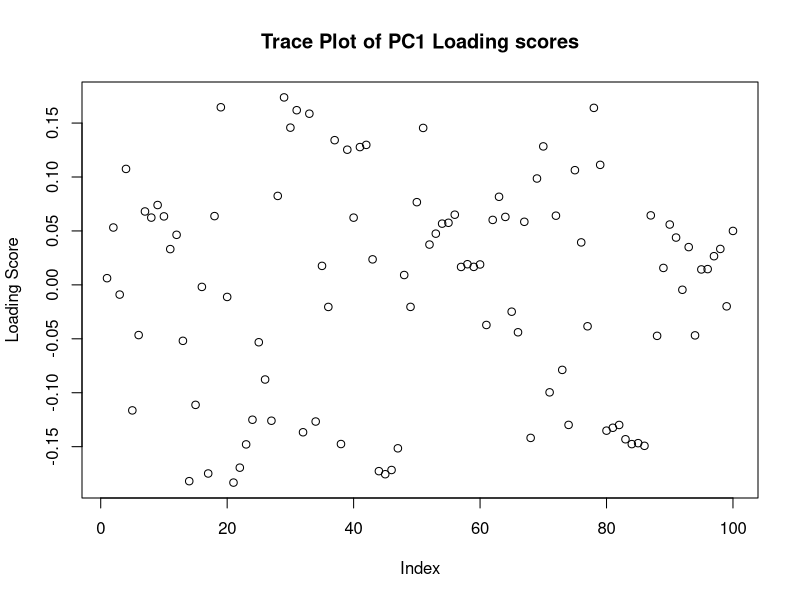
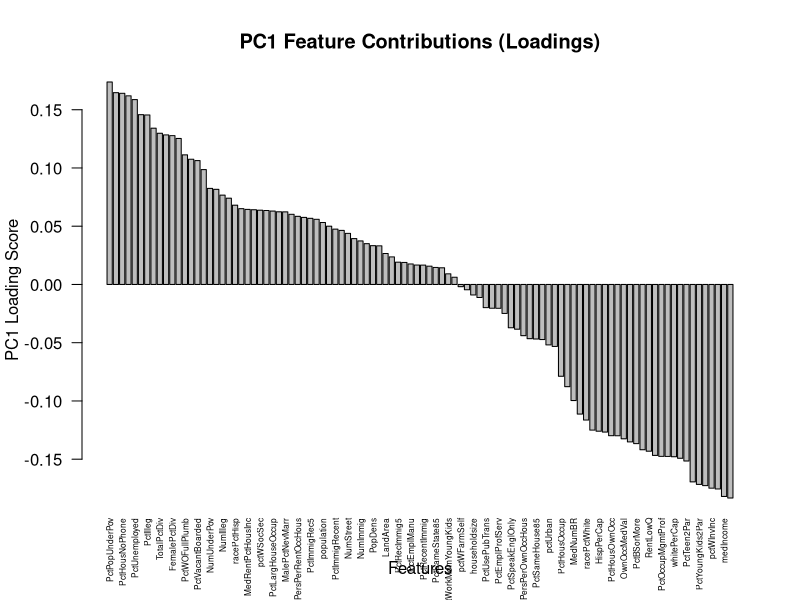
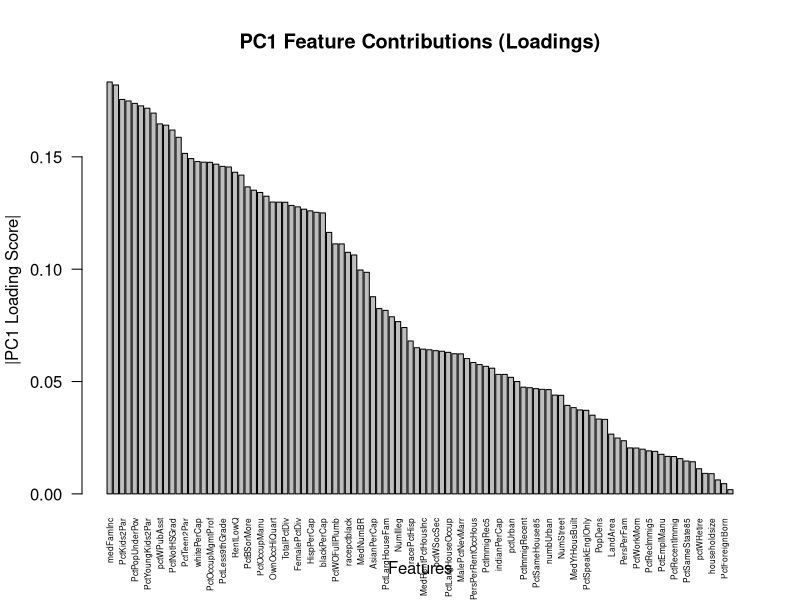
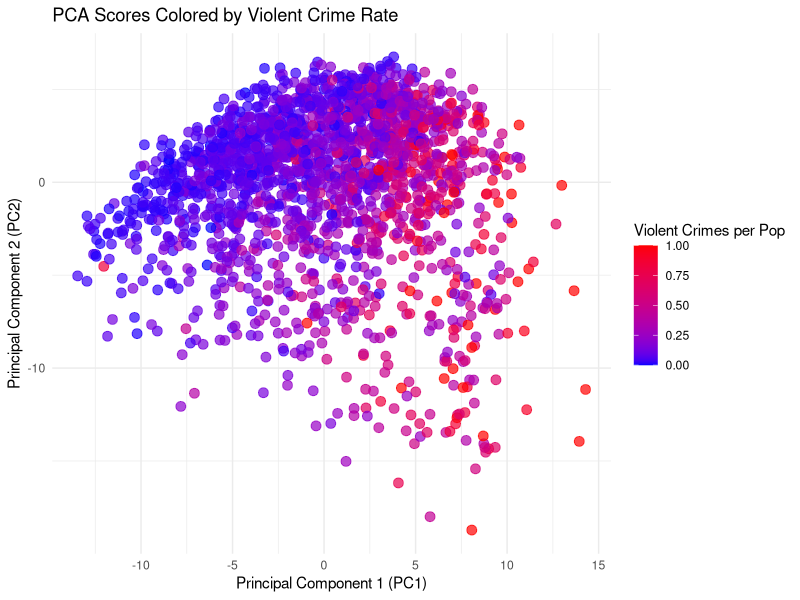
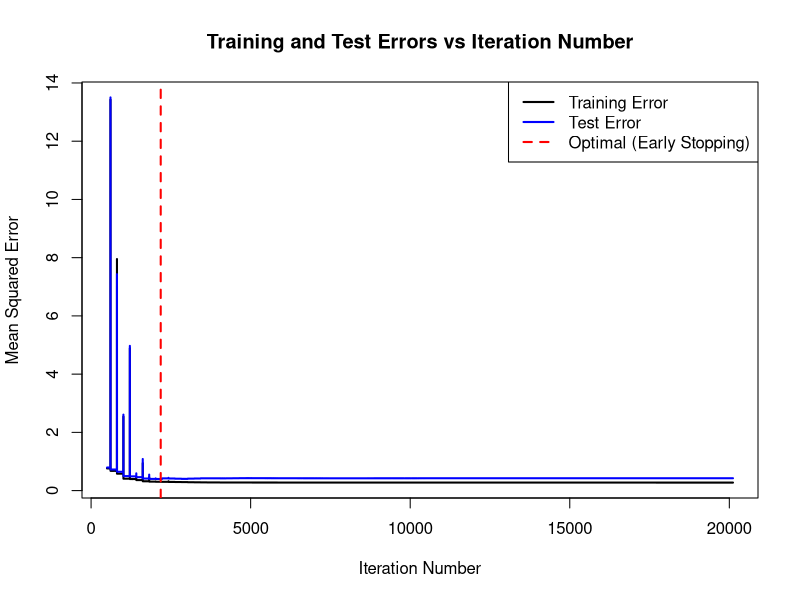
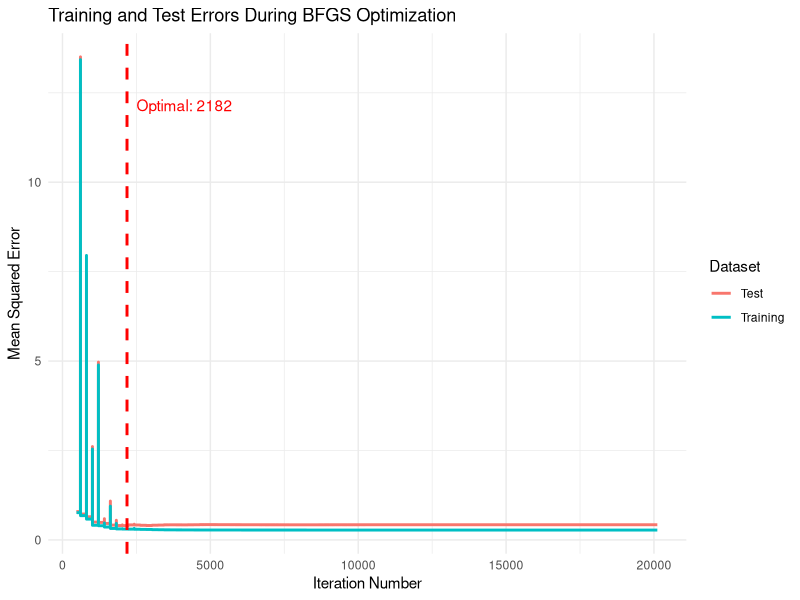

Recreate these plots in R, in order.
library(caret)
library(ggplot2)

# Load data
communities = read.csv("communities.csv", header = TRUE)
crime_rate <- communities[,101] # Crime Rate

# ---------------- Task 1: PCA with eigen() ---------------- 
# Scale and center the data with caret
scaler = preProcess(communities[ ,-101], method = c("center", "scale"))
communities_scaled <- predict(scaler, communities[,-101])

# Calculate the covariance matrix
cov <- cov(communities_scaled)

# Perform PCA with eigen()
pca_results_1 <- eigen(cov) # solving equation C x u = lambda * u
eigen_values <- pca_results_1$values

# Find position in vector where 95% of variance can be obtained
total_variance <- sum(eigen_values) # 100 after scaling
variance_proportion <- eigen_values/total_variance
cumulative_variance <- cumsum(eigen_values/total_variance)

# Amount of components needed for 95% of the variance
components_for_95_percent <- which(cumulative_variance >= 0.95)[1]

#The proportion of PC1
variance_proportion[1]

#The proportion of PC2
variance_proportion[2]



# ---------------- Task 2: PCA with princomp() ---------------- 
# Trace plot of loading scores
pca_results_2 = princomp(communities_scaled)
loading_scores_sorted <- sort(pca_results_2$loadings, decreasing=TRUE)
plot(pca_results_2$loadings[,1], main="Trace Plot of PC1 Loading scores", ylab="Loading Score")

# Trace plot of PC1 loading scores
sorted_pc1_loadings <- sort(pca_results_2$loadings[,1], decreasing = TRUE)
barplot(sorted_pc1_loadings, 
        main = "PC1 Feature Contributions (Loadings)",
        xlab = "Features",
        ylab = "PC1 Loading Score",
        las = 2,       # rotates x-axis labels vertically
        cex.names = 0.5)

# Trace plot of PC1 with abs(loading scores)
sorted_pc1_loadings = sort(abs(pca_results_2$loadings[, 1]), decreasing = TRUE)
barplot(sorted_pc1_loadings, 
        main = "PC1 Feature Contributions (Loadings)",
        xlab = "Features",
        ylab = "|PC1 Loading Score|",
        las = 2,
        cex.names = 0.5)

# set some values (loading, abs(loading), sort them etc)
pc1_loadings = pca_results_2$loadings[ ,1]
abs_pc1_loadings = abs(pc1_loadings)
sorted_pc1_loadings = sort(abs_pc1_loadings, decreasing = TRUE)

top_5_contributing_features = sorted_pc1_loadings[1:5]
print(top_5_contributing_features)
# Greatest contributing features are:
# medFamInc (Median Family Income)
# medIncome (Median Income)
# PctKids2Par (Percentage of Kids with Two Parents)
# pctWInvInc (Percentage with Investment Income)
# PctPopUnderPov (Percentage of Population Under Poverty)


# Create dataframe with PCA scores and crime rate for PC1 and PC2
scores_df <- data.frame(
  PC1 = pca_results_2$scores[,1],
  PC2 = pca_results_2$scores[,2],
  crime_rate = crime_rate
)

# Plot of the PC scores
ggplot(scores_df, aes(x=PC1, y=PC2, color=crime_rate))  +
  geom_point(alpha=0.7, size=3) + 
  scale_color_gradient(low="blue", high="red")+
  labs(title="PCA Scores Colored by Violent Crime Rate",
       x = "Principal Component 1 (PC1)",
       y = "Principal Component 2 (PC2)",
       color = "Violent Crimes per Pop") +
  theme_minimal()



# ---------------- Task 3: Linear regression ---------------- 
# Partition into 50% training data, 50% test data
n = dim(communities)[1]
set.seed(12345)
id = sample(1:n, floor(n*0.5))
train = communities[id,]
test = communities[-id,] 

# Scale data with caret
model_scaler = preProcess(train, method = c("center", "scale"))
train_scaled <- predict(model_scaler, train) # wrong before
test_scaled <- predict(model_scaler, test)   # wrong before

# Fit linear regression model
model <- lm(ViolentCrimesPerPop~., train_scaled)
preds_train <- predict(model, train_scaled)
preds_test <- predict(model, test_scaled)

# Training and test MSE
MSE_train = mean((train_scaled$ViolentCrimesPerPop - preds_train)^2)
MSE_test = mean((test_scaled$ViolentCrimesPerPop - preds_test)^2)
MSE_train
MSE_test



# ---------------- Task 4: Cost function ---------------- 
# Prepare the data matrices
X_train <- as.matrix(train_scaled[, -which(names(train_scaled) == "ViolentCrimesPerPop")])
X_test <- as.matrix(test_scaled[, -which(names(test_scaled) == "ViolentCrimesPerPop")])
y_train <- train_scaled$ViolentCrimesPerPop
y_test <- test_scaled$ViolentCrimesPerPop

# Initialize storage vectors
train_errors <- c()
test_errors <- c()

# Cost function that tracks MSE at each iteration
cost_function <- function(theta) {
  
  # Training MSE (this is what BFGS minimizes)
  predictions_train <- X_train %*% theta
  mse_train <- mean((y_train - predictions_train)^2)
  
  # Test MSE
  predictions_test <- X_test %*% theta
  mse_test <- mean((y_test - predictions_test)^2)
  
  # Store both errors using global assignment
  train_errors <<- c(train_errors, mse_train)
  test_errors <<- c(test_errors, mse_test)
  
  # Return training error for optimization
  return(mse_train)
}

# Initialize theta to zero vector
theta_init <- rep(0, ncol(X_train))

# Run BFGS optimization
opt_result <- optim(
  par = theta_init,
  fn = cost_function,
  method = "BFGS"
)


# Find optimal iteration (minimum test error - early stopping criterion)
optimal_iteration <- which.min(test_errors)

cat("Total iterations:", length(train_errors), "\n")
cat("Optimal iteration (early stopping):", optimal_iteration, "\n")
cat("Training error at optimal iteration:", train_errors[optimal_iteration], "\n")
cat("Test error at optimal iteration:", test_errors[optimal_iteration], "\n")

# Plot MSE (discarding first 500 iterations as suggested)
start_iter <- 500
plot_data <- data.frame(
  iteration = start_iter:length(train_errors),
  train_error = train_errors[start_iter:length(train_errors)],
  test_error = test_errors[start_iter:length(test_errors)]
)

plot(plot_data$iteration, plot_data$train_error,
     type = "l", col = "black", lwd = 2,
     xlab = "Iteration Number",
     ylab = "Mean Squared Error",
     main = "Training and Test Errors vs Iteration Number",
     ylim = range(c(plot_data$train_error, plot_data$test_error)))

lines(plot_data$iteration, plot_data$test_error, col = "blue", lwd = 2)

# Add vertical line at optimal iteration
abline(v = optimal_iteration, col = "red", lty = 2, lwd = 2)

legend("topright", 
       legend = c("Training Error", "Test Error", "Optimal (Early Stopping)"),
       col = c("black", "blue", "red"),
       lty = c(1, 1, 2),
       lwd = 2)




# Compare with Task 3 results
cat("\n=== Comparison with Task 3 ===\n")
cat("Task 3 - Training MSE:", MSE_train, "\n")
cat("Task 3 - Test MSE:", MSE_test, "\n")
cat("Task 4 (optimal) - Training MSE:", train_errors[optimal_iteration], "\n")
cat("Task 4 (optimal) - Test MSE:", test_errors[optimal_iteration], "\n")


# Alternative visualization with ggplot2
plot_data_long <- data.frame(
  iteration = rep(start_iter:length(train_errors), 2),
  error = c(train_errors[start_iter:length(train_errors)],
            test_errors[start_iter:length(test_errors)]),
  type = rep(c("Training", "Test"), each = length(start_iter:length(train_errors)))
)

ggplot(plot_data_long, aes(x = iteration, y = error, color = type)) +
  geom_line(size = 1) +
  geom_vline(xintercept = optimal_iteration, linetype = "dashed", 
             color = "red", size = 1) +
  labs(title = "Training and Test Errors During BFGS Optimization",
       x = "Iteration Number",
       y = "Mean Squared Error",
       color = "Dataset") +
  theme_minimal() +
  annotate("text", x = optimal_iteration, y = max(plot_data_long$error) * 0.9,
           label = paste("Optimal:", optimal_iteration), 
           color = "red", hjust = -0.1)

